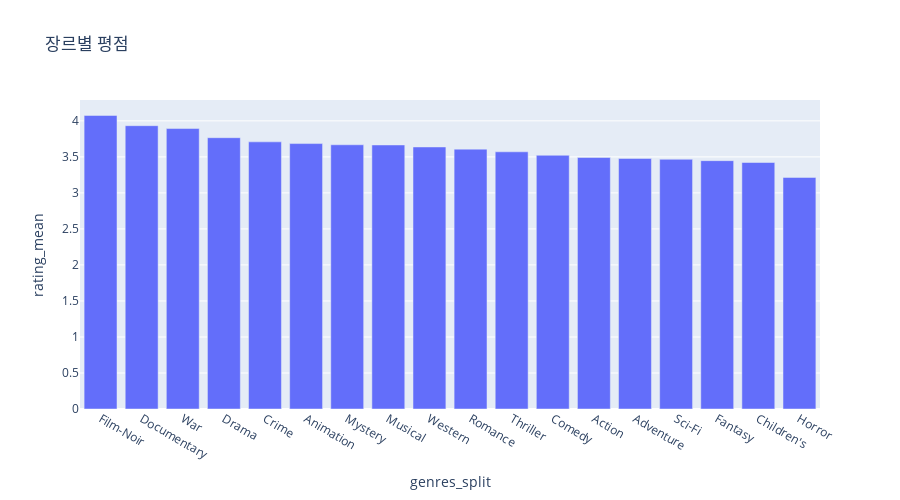

This figure's notebook cell:
### Code cell
# plotly 버전
px.bar(rating_by_genre_df, x='genres_split', y='rating_mean', height=500, title='장르별 평점').update_xaxes(categoryorder="total descending")

### Figure 1 — Plotly figure (JSON) as saved in the notebook; plotly's stock layout.template omitted (floating-point values rounded to 4 significant figures)
{"data": [{"alignmentgroup": "True", "hovertemplate": "genres_split=%{x}<br>rating_mean=%{y}<extra></extra>", "legendgroup": "", "marker": {"color": "#636efa", "pattern": {"shape": ""}}, "name": "", "offsetgroup": "", "orientation": "v", "showlegend": false, "textposition": "auto", "type": "bar", "x": ["Horror", "Children's", "Fantasy", "Sci-Fi", "Adventure", "Action", "Comedy", "Thriller", "Romance", "Western", "Musical", "Mystery", "Animation", "Crime", "Drama", "War", "Documentary", "Film-Noir"], "xaxis": "x", "y": [3.215, 3.422, 3.447, 3.467, 3.477, 3.491, 3.522, 3.57, 3.607, 3.638, 3.666, 3.668, 3.685, 3.709, 3.766, 3.893, 3.933, 4.075], "yaxis": "y"}], "layout": {"barmode": "relative", "height": 500, "legend": {"tracegroupgap": 0}, "title": {"text": "장르별 평점"}, "xaxis": {"anchor": "y", "categoryorder": "total descending", "domain": [0, 1], "title": {"text": "genres_split"}}, "yaxis": {"anchor": "x", "domain": [0, 1], "title": {"text": "rating_mean"}}}}
